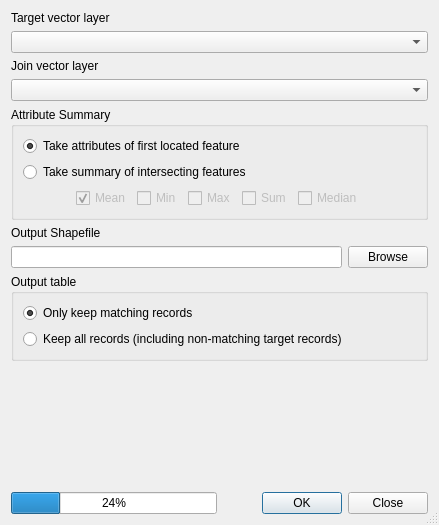
<?xml version="1.0" encoding="UTF-8"?>
<ui version="4.0">
 <class>Dialog</class>
 <widget class="QDialog" name="Dialog">
  <property name="windowModality">
   <enum>Qt::NonModal</enum>
  </property>
  <property name="geometry">
   <rect>
    <x>0</x>
    <y>0</y>
    <width>439</width>
    <height>525</height>
   </rect>
  </property>
  <property name="windowTitle">
   <string>Spatial Join</string>
  </property>
  <property name="sizeGripEnabled">
   <bool>true</bool>
  </property>
  <layout class="QVBoxLayout" name="verticalLayout">
   <item>
    <layout class="QVBoxLayout">
     <item>
      <widget class="QLabel" name="label_3">
       <property name="text">
        <string>Target vector layer</string>
       </property>
      </widget>
     </item>
     <item>
      <widget class="QComboBox" name="inShape"/>
     </item>
    </layout>
   </item>
   <item>
    <layout class="QVBoxLayout">
     <item>
      <widget class="QLabel" name="label">
       <property name="text">
        <string>Join vector layer</string>
       </property>
      </widget>
     </item>
     <item>
      <widget class="QComboBox" name="joinShape"/>
     </item>
    </layout>
   </item>
   <item>
    <widget class="QGroupBox" name="groupBox_2">
     <property name="title">
      <string>Attribute Summary</string>
     </property>
     <layout class="QGridLayout">
      <item row="2" column="6">
       <spacer>
        <property name="orientation">
         <enum>Qt::Horizontal</enum>
        </property>
        <property name="sizeHint" stdset="0">
         <size>
          <width>40</width>
          <height>20</height>
         </size>
        </property>
       </spacer>
      </item>
      <item row="2" column="0">
       <spacer>
        <property name="orientation">
         <enum>Qt::Horizontal</enum>
        </property>
        <property name="sizeHint" stdset="0">
         <size>
          <width>40</width>
          <height>20</height>
         </size>
        </property>
       </spacer>
      </item>
      <item row="2" column="1">
       <widget class="QCheckBox" name="chkMean">
        <property name="enabled">
         <bool>false</bool>
        </property>
        <property name="text">
         <string>Mean</string>
        </property>
        <property name="checked">
         <bool>true</bool>
        </property>
       </widget>
      </item>
      <item row="1" column="0" colspan="7">
       <widget class="QRadioButton" name="rdoSummary">
        <property name="text">
         <string>Take summary of intersecting features</string>
        </property>
       </widget>
      </item>
      <item row="2" column="2">
       <widget class="QCheckBox" name="chkMin">
        <property name="enabled">
         <bool>false</bool>
        </property>
        <property name="text">
         <string>Min</string>
        </property>
       </widget>
      </item>
      <item row="2" column="4">
       <widget class="QCheckBox" name="chkSum">
        <property name="enabled">
         <bool>false</bool>
        </property>
        <property name="text">
         <string>Sum</string>
        </property>
       </widget>
      </item>
      <item row="2" column="5">
       <widget class="QCheckBox" name="chkMedian">
        <property name="enabled">
         <bool>false</bool>
        </property>
        <property name="text">
         <string>Median</string>
        </property>
       </widget>
      </item>
      <item row="2" column="3">
       <widget class="QCheckBox" name="chkMax">
        <property name="enabled">
         <bool>false</bool>
        </property>
        <property name="text">
         <string>Max</string>
        </property>
       </widget>
      </item>
      <item row="0" column="0" colspan="7">
       <widget class="QRadioButton" name="rdoFirst">
        <property name="text">
         <string>Take attributes of first located feature</string>
        </property>
        <property name="checked">
         <bool>true</bool>
        </property>
       </widget>
      </item>
     </layout>
    </widget>
   </item>
   <item>
    <layout class="QVBoxLayout">
     <item>
      <widget class="QLabel" name="label_2">
       <property name="text">
        <string>Output Shapefile</string>
       </property>
      </widget>
     </item>
     <item>
      <layout class="QHBoxLayout">
       <item>
        <widget class="QLineEdit" name="outShape">
         <property name="readOnly">
          <bool>true</bool>
         </property>
        </widget>
       </item>
       <item>
        <widget class="QPushButton" name="toolOut">
         <property name="text">
          <string>Browse</string>
         </property>
        </widget>
       </item>
      </layout>
     </item>
    </layout>
   </item>
   <item>
    <widget class="QGroupBox" name="groupBox_3">
     <property name="title">
      <string>Output table</string>
     </property>
     <layout class="QGridLayout">
      <item row="0" column="0">
       <widget class="QRadioButton" name="rdoMatch">
        <property name="text">
         <string>Only keep matching records</string>
        </property>
        <property name="checked">
         <bool>true</bool>
        </property>
       </widget>
      </item>
      <item row="1" column="0">
       <widget class="QRadioButton" name="rdoKeep">
        <property name="text">
         <string>Keep all records (including non-matching target records)</string>
        </property>
       </widget>
      </item>
     </layout>
    </widget>
   </item>
   <item>
    <spacer name="verticalSpacer">
     <property name="orientation">
      <enum>Qt::Vertical</enum>
     </property>
     <property name="sizeHint" stdset="0">
      <size>
       <width>20</width>
       <height>40</height>
      </size>
     </property>
    </spacer>
   </item>
   <item>
    <layout class="QHBoxLayout" name="horizontalLayout">
     <item>
      <widget class="QProgressBar" name="progressBar">
       <property name="value">
        <number>24</number>
       </property>
       <property name="alignment">
        <set>Qt::AlignCenter</set>
       </property>
       <property name="textVisible">
        <bool>true</bool>
       </property>
      </widget>
     </item>
     <item>
      <widget class="QDialogButtonBox" name="buttonBox_2">
       <property name="orientation">
        <enum>Qt::Horizontal</enum>
       </property>
       <property name="standardButtons">
        <set>QDialogButtonBox::Close|QDialogButtonBox::Ok</set>
       </property>
      </widget>
     </item>
    </layout>
   </item>
  </layout>
 </widget>
 <resources/>
 <connections>
  <connection>
   <sender>buttonBox_2</sender>
   <signal>accepted()</signal>
   <receiver>Dialog</receiver>
   <slot>accept()</slot>
   <hints>
    <hint type="sourcelabel">
     <x>367</x>
     <y>450</y>
    </hint>
    <hint type="destinationlabel">
     <x>215</x>
     <y>290</y>
    </hint>
   </hints>
  </connection>
  <connection>
   <sender>buttonBox_2</sender>
   <signal>rejected()</signal>
   <receiver>Dialog</receiver>
   <slot>close()</slot>
   <hints>
    <hint type="sourcelabel">
     <x>293</x>
     <y>450</y>
    </hint>
    <hint type="destinationlabel">
     <x>132</x>
     <y>239</y>
    </hint>
   </hints>
  </connection>
  <connection>
   <sender>rdoSummary</sender>
   <signal>toggled(bool)</signal>
   <receiver>chkMin</receiver>
   <slot>setEnabled(bool)</slot>
   <hints>
    <hint type="sourcelabel">
     <x>180</x>
     <y>207</y>
    </hint>
    <hint type="destinationlabel">
     <x>179</x>
     <y>235</y>
    </hint>
   </hints>
  </connection>
  <connection>
   <sender>rdoSummary</sender>
   <signal>toggled(bool)</signal>
   <receiver>chkMax</receiver>
   <slot>setEnabled(bool)</slot>
   <hints>
    <hint type="sourcelabel">
     <x>211</x>
     <y>190</y>
    </hint>
    <hint type="destinationlabel">
     <x>240</x>
     <y>235</y>
    </hint>
   </hints>
  </connection>
  <connection>
   <sender>rdoSummary</sender>
   <signal>toggled(bool)</signal>
   <receiver>chkSum</receiver>
   <slot>setEnabled(bool)</slot>
   <hints>
    <hint type="sourcelabel">
     <x>162</x>
     <y>187</y>
    </hint>
    <hint type="destinationlabel">
     <x>283</x>
     <y>214</y>
    </hint>
   </hints>
  </connection>
  <connection>
   <sender>rdoSummary</sender>
   <signal>toggled(bool)</signal>
   <receiver>chkMean</receiver>
   <slot>setEnabled(bool)</slot>
   <hints>
    <hint type="sourcelabel">
     <x>95</x>
     <y>207</y>
    </hint>
    <hint type="destinationlabel">
     <x>123</x>
     <y>235</y>
    </hint>
   </hints>
  </connection>
  <connection>
   <sender>rdoSummary</sender>
   <signal>toggled(bool)</signal>
   <receiver>chkMedian</receiver>
   <slot>setEnabled(bool)</slot>
   <hints>
    <hint type="sourcelabel">
     <x>85</x>
     <y>199</y>
    </hint>
    <hint type="destinationlabel">
     <x>372</x>
     <y>226</y>
    </hint>
   </hints>
  </connection>
 </connections>
</ui>
